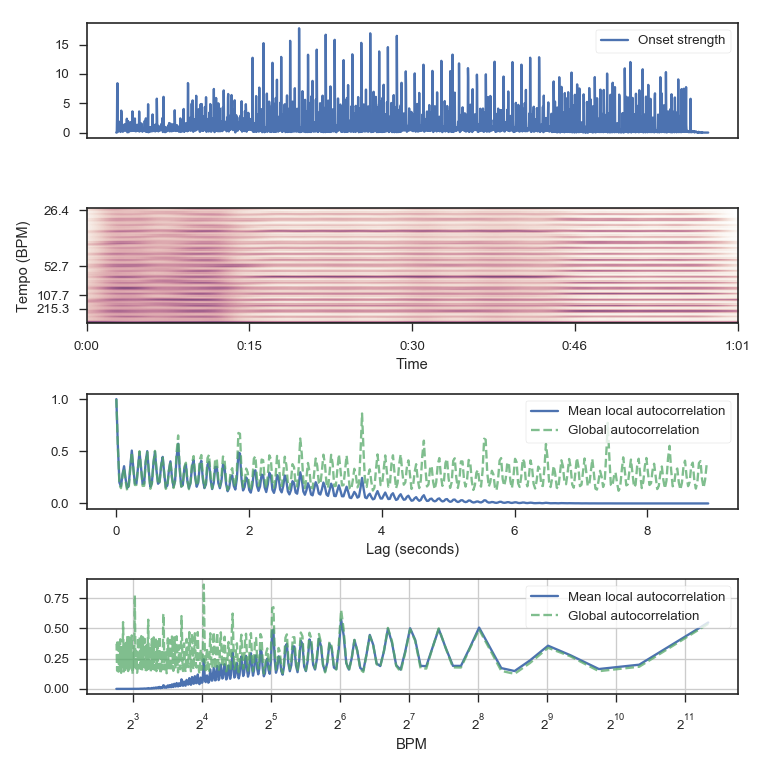

Generate this figure with Python:
# Compute local onset autocorrelation
y, sr = librosa.load(librosa.util.example_audio_file())
hop_length = 512
oenv = librosa.onset.onset_strength(y=y, sr=sr, hop_length=hop_length)
tempogram = librosa.feature.tempogram(onset_envelope=oenv, sr=sr,
                                      hop_length=hop_length)
# Compute global onset autocorrelation
ac_global = librosa.autocorrelate(oenv, max_size=tempogram.shape[0])
ac_global = librosa.util.normalize(ac_global)
# Estimate the global tempo for display purposes
tempo = librosa.beat.estimate_tempo(oenv, sr=sr, hop_length=hop_length)

import matplotlib.pyplot as plt
plt.figure(figsize=(8, 8))
plt.subplot(4, 1, 1)
plt.plot(oenv, label='Onset strength')
plt.xticks([])
plt.legend(frameon=True)
plt.axis('tight')
plt.subplot(4, 1, 2)
# We'll truncate the display to a narrower range of tempi
librosa.display.specshow(tempogram[:100], sr=sr, hop_length=hop_length,
                         x_axis='time', y_axis='tempo',
                         tmin=tempo/4, tmax=2*tempo, n_yticks=4)
plt.subplot(4, 1, 3)
x = np.linspace(0, tempogram.shape[0] * float(hop_length) / sr,
                num=tempogram.shape[0])
plt.plot(x, np.mean(tempogram, axis=1), label='Mean local autocorrelation')
plt.plot(x, ac_global, '--', alpha=0.75, label='Global autocorrelation')
plt.xlabel('Lag (seconds)')
plt.axis('tight')
plt.legend(frameon=True)
plt.subplot(4,1,4)
# We can also plot on a BPM axis
freqs = librosa.tempo_frequencies(tempogram.shape[0], hop_length=hop_length, sr=sr)
plt.semilogx(freqs[1:], np.mean(tempogram[1:], axis=1),
             label='Mean local autocorrelation', basex=2)
plt.semilogx(freqs[1:], ac_global[1:], '--', alpha=0.75,
             label='Global autocorrelation', basex=2)
plt.legend(frameon=True)
plt.xlabel('BPM')
plt.axis('tight')
plt.grid()
plt.tight_layout()
